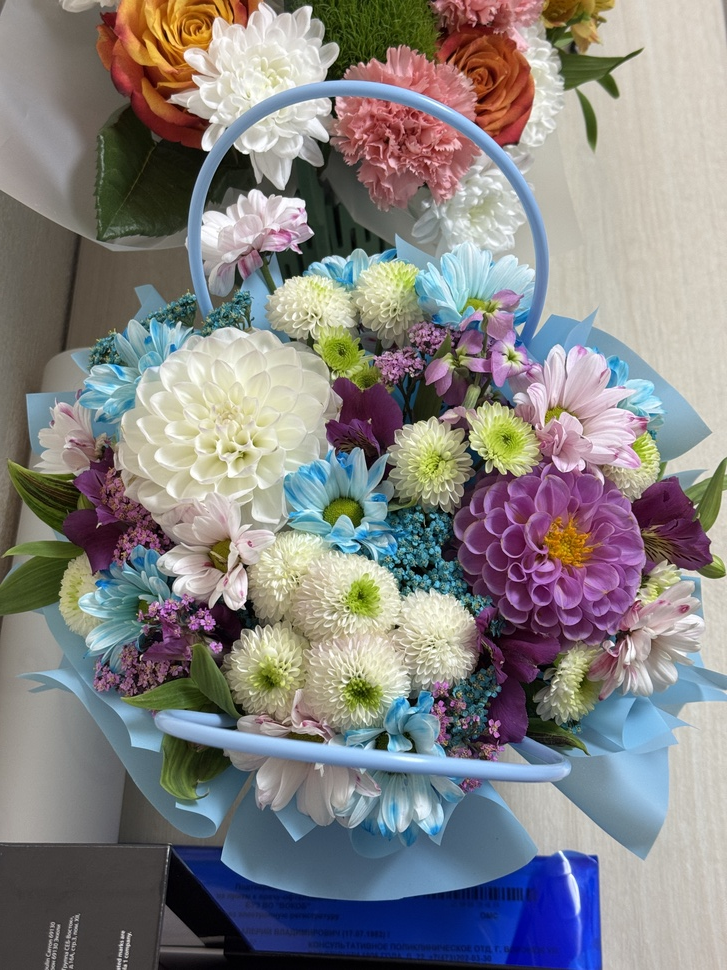
#> input picture ex14/14.JPG, 727 x 970 px, shrunk from 3024 x 4032 before the run, found by its file name
$ python 14.py
#> lines starting #> are read from the running program, lines starting #| are printed output that depends on the picture; after the words box and inside, x2 and y2 are one past the last pixel; in counts of white or black regions, pixels touching at a corner belong together
import cv2 as cv
import numpy as np


image = cv.imread('14.jpg')
#> image is the input picture: shape (970, 727, 3); mean B, G, R 130.3, 130.1, 132.3
cv.imshow('Original Image', image)


# 1. Находим основные границы с помощью детектора границ Canny
gray = cv.cvtColor(image, cv.COLOR_BGR2GRAY)
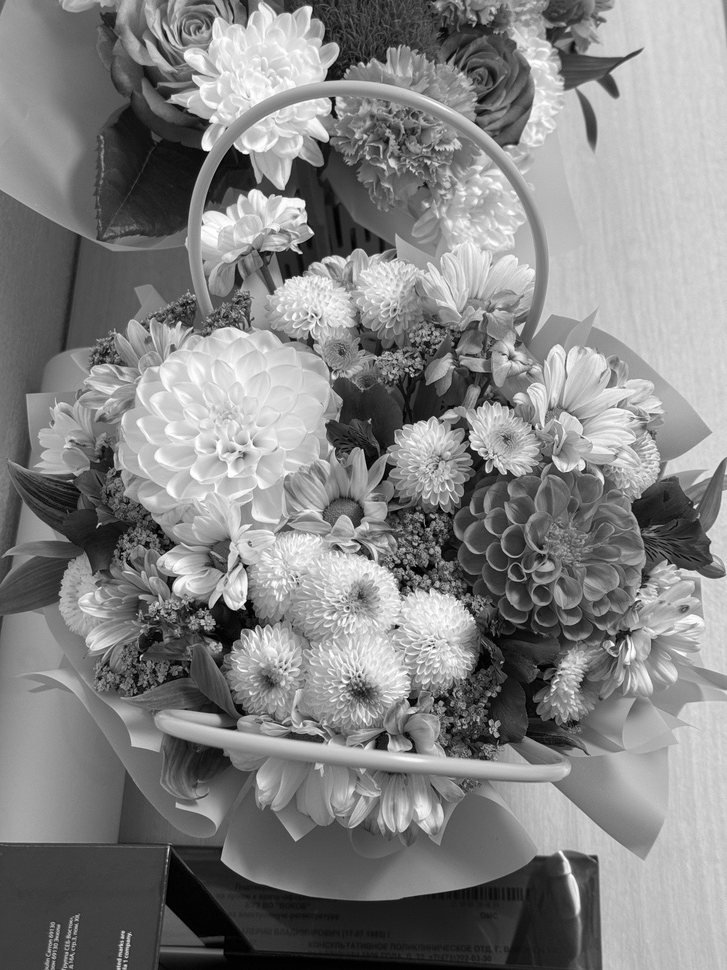
#> gray: shape (970, 727); min 0, max 255, mean 130.8
edges = cv.Canny(gray, 50, 150)
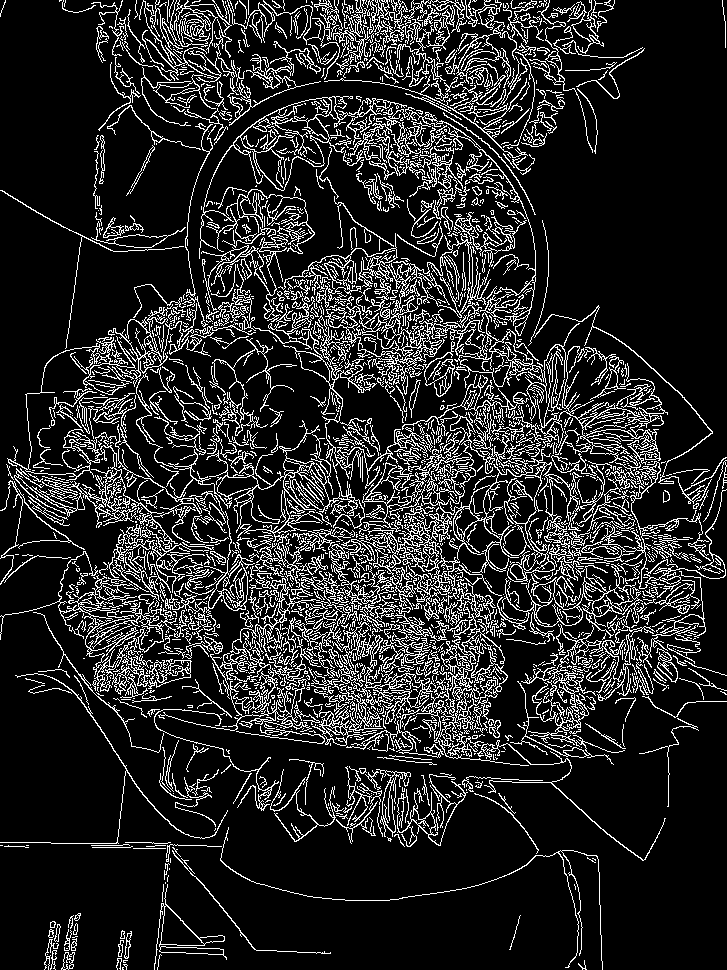
#> edges: shape (970, 727); 15.1% white in thin lines or dots

# 2. Сегментируем изображение с помощью pyrMeanShiftFiltering
segmented = cv.pyrMeanShiftFiltering(image, sp=20, sr=40, maxLevel=2)
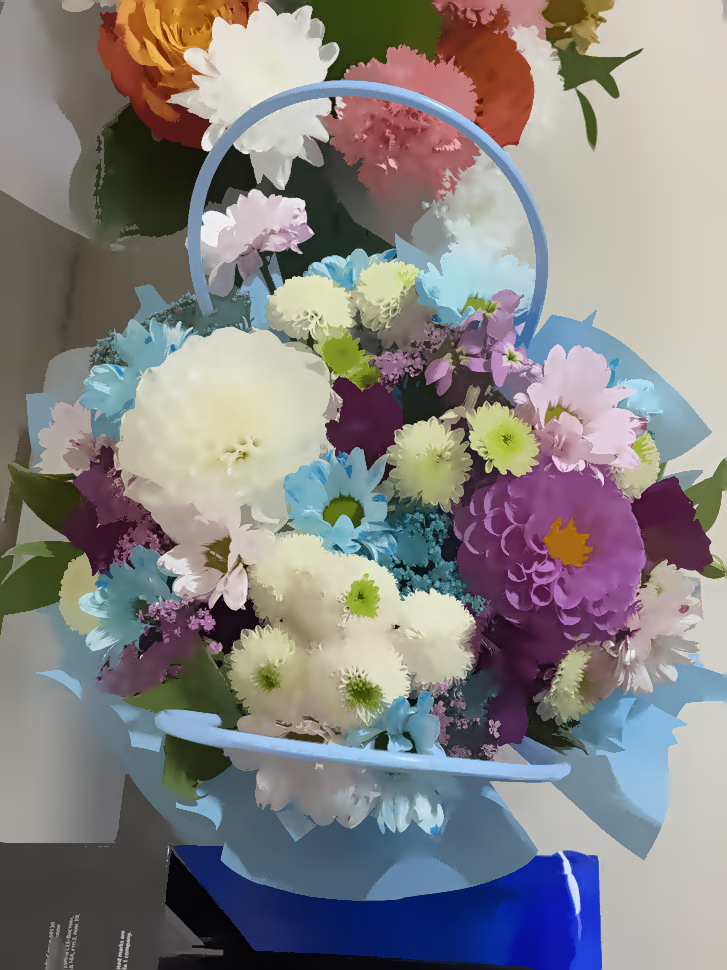
#> segmented: shape (970, 727, 3); mean B, G, R 130, 130, 132.7

# 3. Сглаживаем каждую часть отдельно (применяем размытие к сегментированному изображению)
smoothed = cv.medianBlur(segmented, 7)
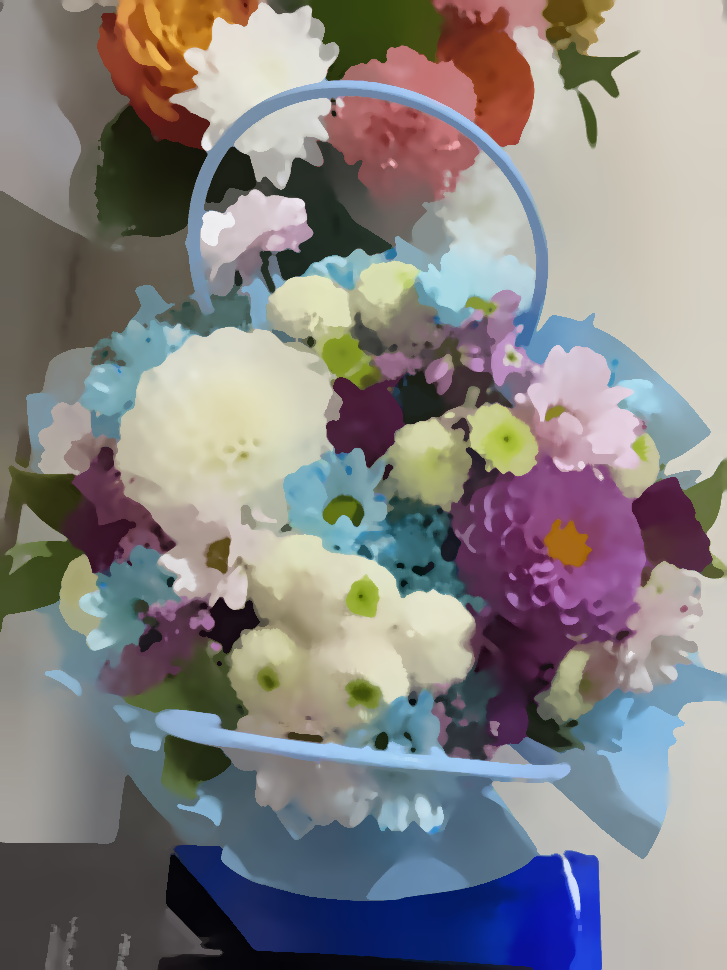
#> smoothed: shape (970, 727, 3); mean B, G, R 130, 130, 132.7

# 4. Альфа-смешение: объединяем сглаженные области с границами
# Создаем маску границ (расширяем для лучшего покрытия)
kernel = np.ones((3, 3), np.uint8)
edges_dilated = cv.dilate(edges, kernel, iterations=1)
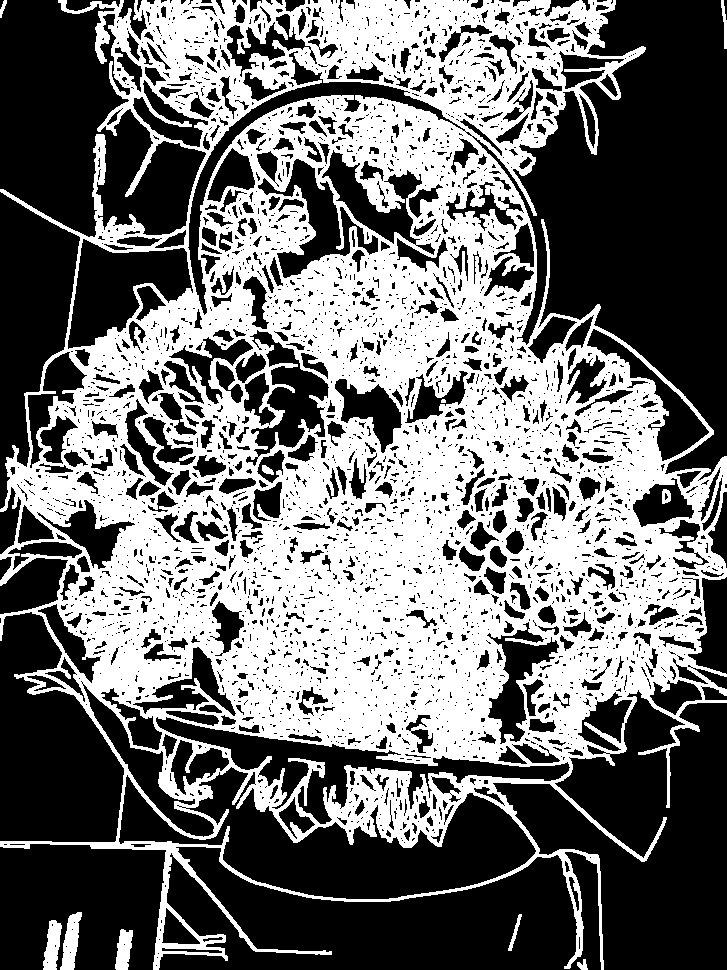
#> edges_dilated: shape (970, 727); 43.6% white; 11 white regions (1 under 20 px), largest, box (x1, y1, x2, y2) and area: (0, 0, 727, 970) 304909, (60, 912, 82, 970) 735, (43, 920, 62, 970) 628

# Нормализуем маску для альфа-смешения
alpha_mask = edges_dilated.astype(np.float32) / 255.0

# Применяем альфа-смешение: где границы - оригинальное изображение, где нет - сглаженное
result = np.zeros_like(image, dtype=np.float32)
for i in range(3):
    result[:, :, i] = (image[:, :, i].astype(np.float32) * alpha_mask + smoothed[:, :, i].astype(np.float32) * (1 - alpha_mask))
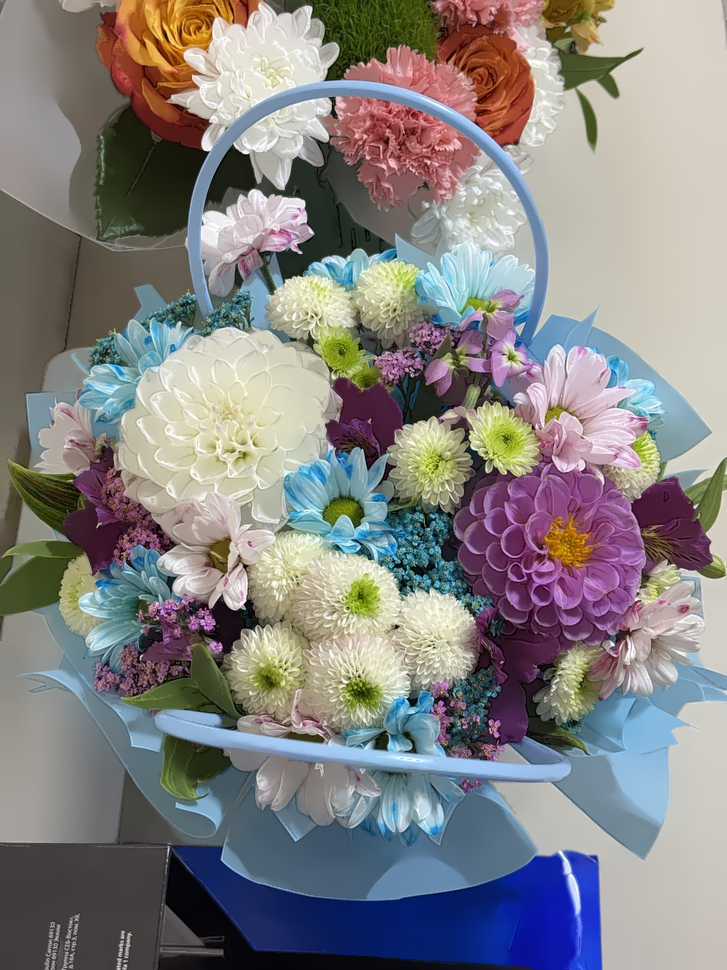
#> result: shape (970, 727, 3) float32; mean B, G, R 130.6, 130.5, 132.6
result = result.astype(np.uint8)


cv.imshow('Result', result)
cv.waitKey(0)
cv.destroyAllWindows()
